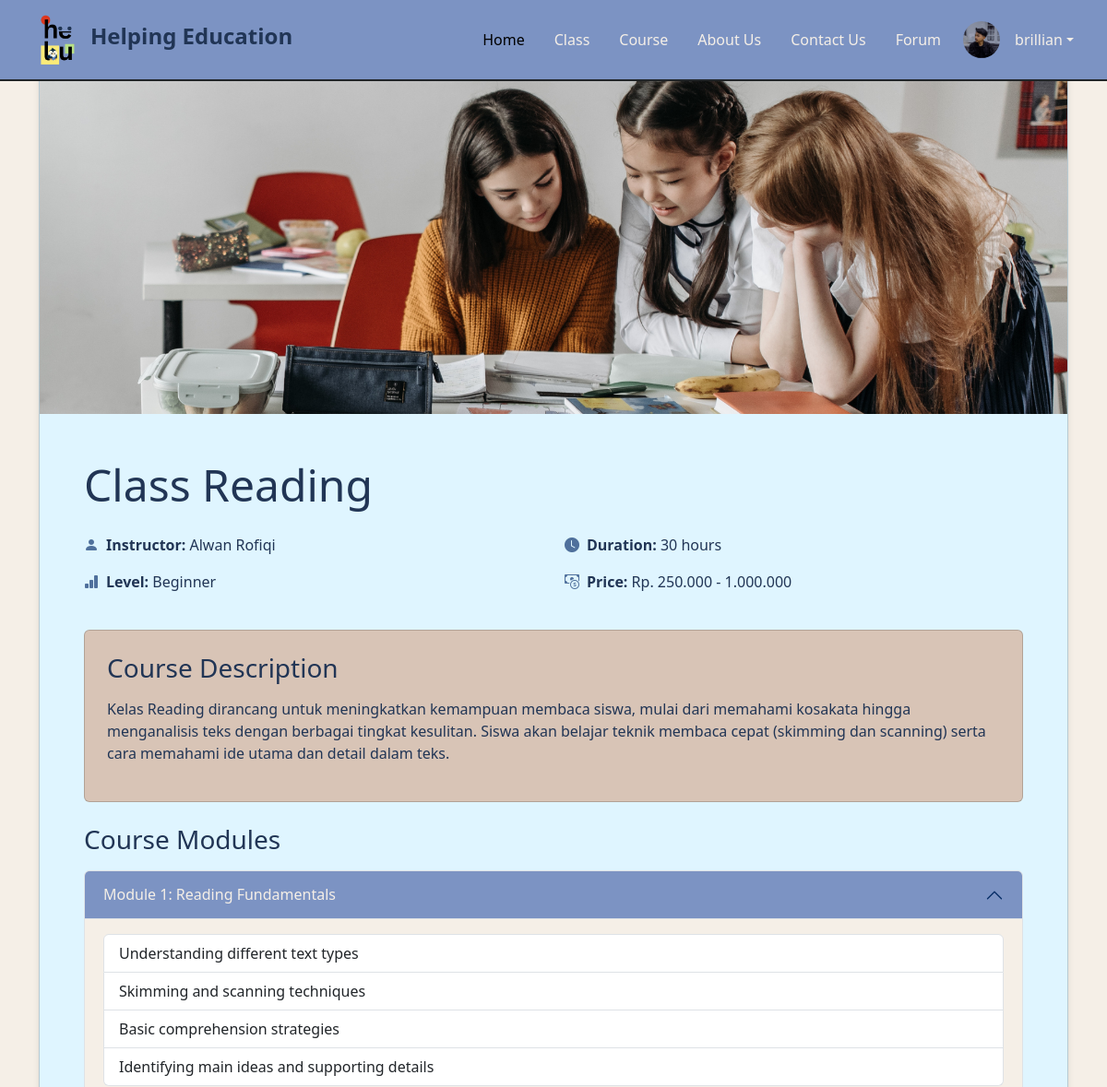
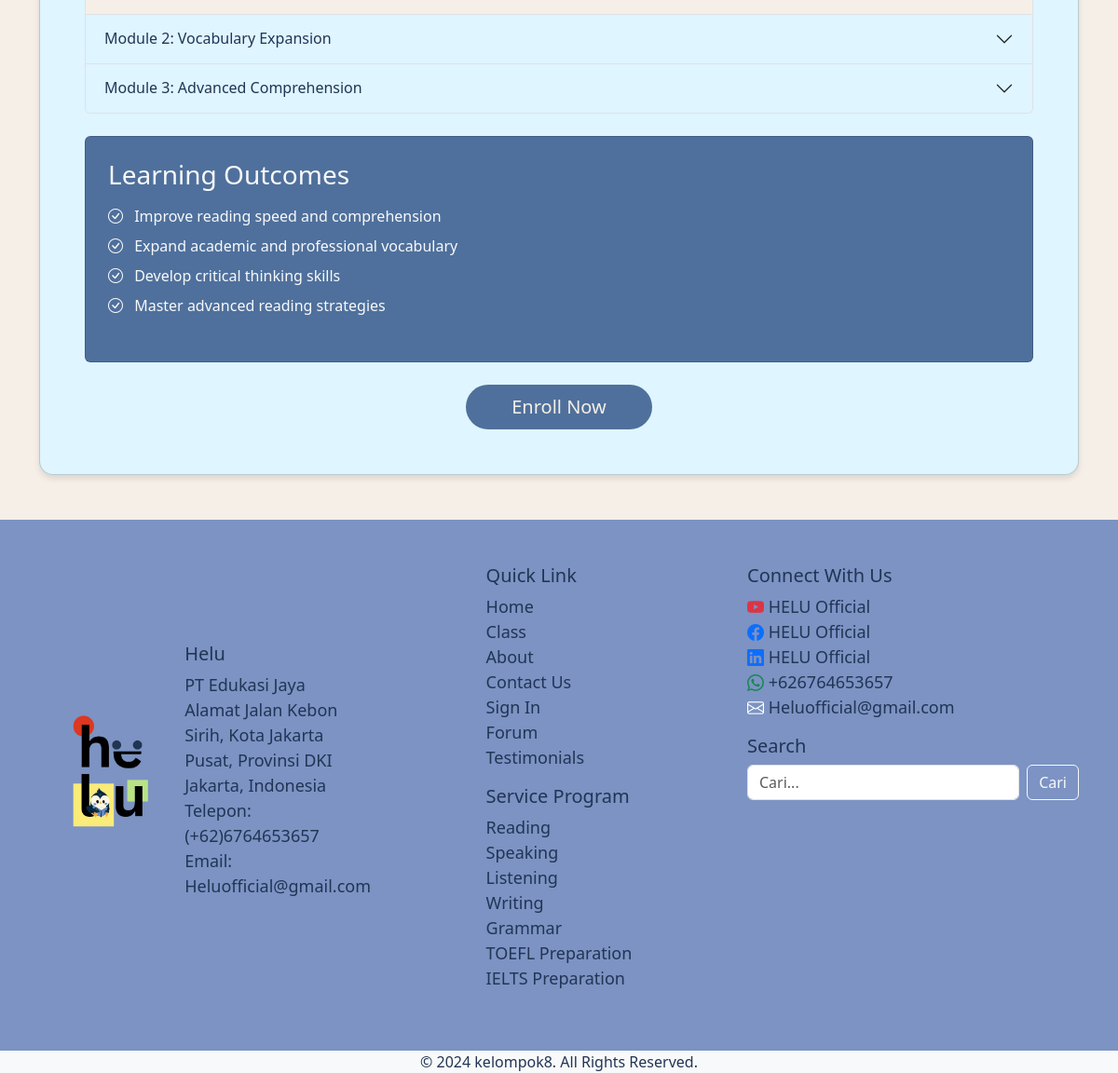
The app's page /courses/lms/1/ (signed in) with its own data (2 pictures, top to bottom).
### user/models.py (models this page shows, shortened)
class UserProfileInfo(models.Model):
    user = models.OneToOneField(User, on_delete=models.CASCADE)
    portfolio_site = models.URLField(blank=True)
    profile_pic = models.ImageField(upload_to='profile_pics/', blank=True, null=True)

### lms/models.py (models this page shows, shortened)
class Course(models.Model):
    LEVEL_CHOICES = [
        ('Beginner', 'Beginner'),
        ('Intermediate', 'Intermediate'),
        ('Advanced', 'Advanced')
    ]
    title = models.CharField(max_length=255)
    description = models.TextField()
    instructor = models.CharField(max_length=255)
    level = models.CharField(max_length=50, choices=LEVEL_CHOICES)
    duration = models.IntegerField(help_text="Duration in hours")
    price = models.DecimalField(max_digits=10, decimal_places=3)
    image = models.ImageField(upload_to='courses/images/')
    created_at = models.DateTimeField(auto_now_add=True)

### lms/views.py (the view)
# urls.py: path('lms/<int:course_id>/', views.course_detail, name='course_detail'),
@login_required
def course_detail(request, course_id):
    if not request.user.lmspermission.is_allowed:
        return HttpResponseForbidden("You do not have permission to access the LMS.")
    course = get_object_or_404(Course, id=course_id)
    return render(request, 'courses/course_detail.html', {'course': course})

### templates/courses/course_detail.html (shortened to what this page needs)
{%extends 'base.html'%}
{%load static%}
{%block content%}
{% load humanize %}
<body class="bg-light1">
    <div class="container py-5">
        <div class="row">
            <div class="col-lg-12 ">
                <div class="card course-details-card bg-snow">
                    <img
                    src="{{ course.image.url }}"
                    alt="{{ course.title }}"
                    class="card-img-top course-image"
                    >
                    <div class="card-body p-5">
                        <h1 class="card-title display-5 color-dark mb-4">{{ course.title }}</h1>
                        <div class="row mb-4">
                            <div class="col-md-6">
                                <div class="d-flex align-items-center mb-3">
                                    <i class="bi bi-person-fill me-2 color-medium-dark"></i>
                                    <span class="color-dark">
                                        <strong>Instructor:</strong> {{ course.instructor }}
                                    </span>
                                </div>
                                <div class="d-flex align-items-center mb-3">
                                    <i class="bi bi-bar-chart-fill me-2 color-medium-dark"></i>
                                    <span class="color-dark">
                                        <strong>Level:</strong> {{ course.level }}
                                    </span>
                                </div>
                            </div>
                            <div class="col-md-6">
                                <div class="d-flex align-items-center mb-3">
                                    <i class="bi bi-clock-fill me-2 color-medium-dark"></i>
                                    <span class="color-dark">
                                        <strong>Duration:</strong> {{ course.duration }} hours
                                    </span>
                                </div>
                                <div class="d-flex align-items-center mb-3">
                                    <i class="bi bi-cash-coin me-2 color-medium-dark"></i>
                                    <span class="color-dark">
                                        <strong>Price:</strong> Rp. {{ course.price|intcomma }} - 1.000.000
                                    </span>
                                </div>
                            </div>
                        </div>
                        <div class="card bg-medium-light bg-opacity-10 p-4 mb-4">
                            <h3 class="color-dark mb-3">Course Description</h3>
                            <p class="color-medium-dark">
                                {{ course.description }}
                            </p>
                        </div>
                        <div class="mb-4">
                            <h3 class="color-dark mb-3">Course Modules</h3>
                            <div class="accordion" id="courseModules">
                                <div class="accordion-item bg-light1">
                                    <h2 class="accordion-header" id="headingOne">
                                        <button class="accordion-button" type="button" data-bs-toggle="collapse" data-bs-target="#collapseOne">
                                            Module 1: Reading Fundamentals
                                        </button>
                                    </h2>
                                    <div id="collapseOne" class="accordion-collapse collapse show" data-bs-parent="#courseModules">
                                        <div class="accordion-body">
                                            <ul class="list-group">
                                                <li class="list-group-item">Understanding different text types</li>
                                                <li class="list-group-item">Skimming and scanning techniques</li>
                                                <li class="list-group-item">Basic comprehension strategies</li>
                                                <li class="list-group-item">Identifying main ideas and supporting details</li>
                                            </ul>
                                        </div>
                                    </div>
                                </div>
                                <div class="accordion-item bg-light1">
                                    <h2 class="accordion-header" id="headingTwo">
                                        <button class="accordion-button collapsed" type="button" data-bs-toggle="collapse" data-bs-target="#collapseTwo">
                                            Module 2: Vocabulary Expansion
                                        </button>
                                    </h2>
                                </div>
                                <div class="accordion-item bg-light1">
                                    <h2 class="accordion-header" id="headingThree">
                                        <button class="accordion-button collapsed" type="button" data-bs-toggle="collapse" data-bs-target="#collapseThree">
                                            Module 3: Advanced Comprehension
                                        </button>
                                    </h2>
                                </div>
                            </div>
                        </div>
                        <div class="card bg-medium-dark2 text-light p-4 mb-4">
                            <h3 class="mb-3">Learning Outcomes</h3>
                            <ul class="list-unstyled">
                                <li class="mb-2">
                                    <i class="bi bi-check-circle me-2"></i>
                                    Improve reading speed and comprehension
                                </li>
                                <li class="mb-2">
                                    <i class="bi bi-check-circle me-2"></i>
                                    Expand academic and professional vocabulary
                                </li>
                                <li class="mb-2">
                                    <i class="bi bi-check-circle me-2"></i>
                                    Develop critical thinking skills
                                </li>
                                <li class="mb-2">
                                    <i class="bi bi-check-circle me-2"></i>
                                    Master advanced reading strategies
                                </li>
                            </ul>
                        </div>
                        <div class="text-center">
                            <a href="#" class="btn btn-custom btn-lg rounded-pill px-5">
                                Enroll Now
                            </a>
                        </div>
                    </div>
                </div>
            </div>
        </div>
    </div>
</body>
{%endblock content%}

### templates/base.html (shortened to what this page needs)
{%load static%}
<!DOCTYPE html>
<html lang="en">
<head>
    <link rel="stylesheet" href="{%static 'css/bootstrap.min.css'%}">
    <link rel="stylesheet" href="{%static 'css/custom.css'%}">
    <link rel="stylesheet" href="https://cdn.jsdelivr.net/npm/bootstrap-icons@1.11.3/font/bootstrap-icons.min.css">
    <link rel="stylesheet" href="https://cdnjs.cloudflare.com/ajax/libs/font-awesome/6.0.0-beta3/css/all.min.css">
</head>
<body>
  <nav class="navbar navbar-expand-lg bg-medium-dark fixed-top px-3 py-2 border-bottom border-2 border-dark bounce">
      <div class="container-fluid">
          <img src="{% static 'images/L1.png' %}" alt="Logo" width="70" class="d-inline-block align-text-top">
          <h1 class="nav-text fs-4 fw-bolder color-dark">Helping Education</h1>
          <div class="collapse navbar-collapse" id="navbarSupportedContent">
              <ul class="navbar-nav ms-auto">
                  <li class="nav-item m-2">
                      <a class="nav-link active color-light" aria-current="page" href="{% url 'home:index' %}">Home</a>
                  </li>
                  <li class="nav-item m-2">
                      <a class="nav-link color-light" href="{% url 'classPage:class_page' %}">Class</a>
                  </li>
                  {% if request.user.is_authenticated and request.user.lmspermission.is_allowed %}
                  <li class="nav-item m-2"><a class="nav-link color-light" href="{% url 'course_page' %}">Course</a></li>
                  {% endif %}
                  <li class="nav-item m-2">
                      <a class="nav-link color-light" href="{% url 'home:about' %}">About Us</a>
                  </li>
                  <li class="nav-item m-2">
                      <a class="nav-link color-light" href="{% url 'contact:contact' %}">Contact Us</a>
                  </li>
                  <li class="nav-item m-2">
                    <a class="nav-link color-light" href="{% url 'topic_list' %}">Forum</a>
                  </li>
                  {% if user.is_authenticated %}
                  <li class="nav-item dropdown ">
                      <a class="nav-link dropdown-toggle d-flex align-items-center color-light" href="#" role="button" data-bs-toggle="dropdown" aria-expanded="false">
                          <img src="{{ user.userprofileinfo.profile_pic.url }}" alt="Profile Picture" class="rounded-circle me-2" style="width: 40px; height: 40px; object-fit: cover;">
                          <span class="ms-2">{{ user.username }}</span>
                      </a>
                  </li>
                  {% endif %}
              </ul>
          </div>
      </div>
  </nav>
    {%block content%}
    {%endblock content%}
    <footer class="footer bg-medium-dark text-white py-5 ">
      <div class="container">
        <div class="row">
          <div class=" col-md-4 footer-column d-flex align-items-center">
            <div class="logo">
              <img src="{%static 'images/L1.png'%}" alt="Helu Logo" class="img-fluid">
            </div>
            <article>
              <h5>Helu</h5>
              <p>PT Edukasi Jaya</p>
              <p>Alamat Jalan Kebon Sirih, Kota Jakarta Pusat, Provinsi DKI Jakarta, Indonesia</p>
              <p>Telepon: (+62)6764653657</p>
              <p>Email: Heluofficial@gmail.com</p>
            </article>
          </div>
      <section class="col-md-4  footer-column m-auto d-flex flex-column align-items-lg-center align-items-md-center align-items-sm-start">
        <div shadow-sm >
          <header>
            <h5>Quick Link</h5>
          </header>
          <article>
          <ul class="list-unstyled">
            <li><a href="{% url 'home:index' %}">Home</a></li>
            <li><a href="{% url 'classPage:class_page' %}">Class</a></li>
            <li><a href="{% url 'home:about' %}">About</a></li>
            <li><a href="{% url 'home:about' %}">Contact Us</a></li>
            <li><a href="{% url 'user:user_login' %}">Sign In</a></li>
            <li><a href="{% url 'topic_list' %}">Forum</a></li>
            <li><a href="{% url 'testimonials' %}">Testimonials</a></li>
          </ul>
        </article>
           <header>
            <h5>Service Program</h5>
           </header>
          <article>
            <ul class="list-unstyled">
              <li><a href="#">Reading</a></li>
              <li><a href="#">Speaking</a></li>
              <li><a href="#">Listening</a></li>
              <li><a href="#">Writing</a></li>
              <li><a href="#">Grammar</a></li>
              <li><a href="#">TOEFL Preparation</a></li>
              <li><a href="#">IELTS Preparation</a></li>
            </ul>
          </article>
        </div>
      </section>
          <section class="col-md-4  footer-column">
            <header>
              <h5>Connect With Us</h5>
            </header>
            <article>
              <ul class="list-unstyled social-links">
                <li>
                  <a href="https://www.youtube.com/HELUOfficial" class="text-white">
                    <i class="bi bi-youtube text-danger"></i> HELU Official
                  </a>
                </li>
                <li>
                  <a href="https://www.facebook.com/HELUOfficial" class="text-white">
                    <i class="bi bi-facebook text-primary"></i> HELU Official
                  </a>
                </li>
                <li>
                  <a href="https://www.linkedin.com/company/HELUOfficial" class="text-white">
                    <i class="bi bi-linkedin text-primary"></i> HELU Official
                  </a>
                </li>
                <li>
                  <a href="tel:+626764653657" class="text-white">
                    <i class="bi bi-whatsapp text-success"></i> +626764653657
                  </a>
                </li>
                <li>
                  <a href="mailto:Heluofficial@gmail.com" class="text-white">
                    <i class="bi bi-envelope text-white"></i> Heluofficial@gmail.com
                  </a>
                </li>
              </ul>
            </article>
             <header>
              <h5>Search</h5>
             </header>
            <article>
              <form id="search-form" class="d-flex">
                <input type="text" id="search-input" class="form-control me-2" placeholder="Cari..." aria-label="Search">
                <button class="btn btn-outline-light" type="submit">Cari</button>
              </form>
            </article>
          </section>
        </div>
      </div>
    </footer>
    <section class="container-fluid text-center bg-light">
      <p class="mb-0">&copy; 2024 kelompok8. All Rights Reserved.</p>
    </section>
</body>
</html>

### records on screen
Course: image (picture), title "Class Reading", instructor "Alwan Rofiqi", level "Beginner", duration "30", price "250.000", description "Kelas Reading dirancang untuk meningkatkan kemampuan membaca siswa, mulai dari memahami kosakata hingga menganalisis teks dengan berbagai tingkat kesulitan. Siswa akan belajar teknik membaca cepat (skimming dan scanning) serta cara memahami ide utama dan detail dalam teks."

### other values on screen
{{ user.username }} "brillian"
